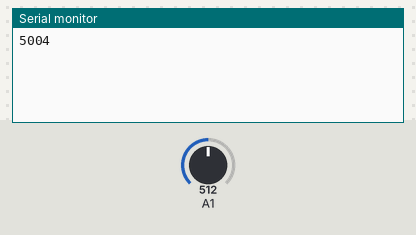
Bench run of a sketch on a simulated Arduino Uno, built with avr-gcc and run on an emulated ATmega328P. On the bench: the last lines printed to the serial monitor. The inputs (shaded band) are chosen by the test bench; at power-on: A1 = 512.

Above: at 1.8 s.
1.9 s: A1 set to 716
At 2.8 s:
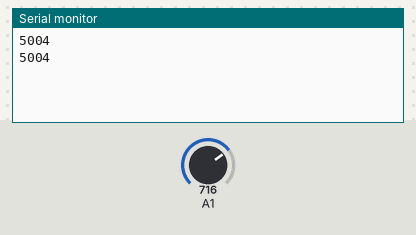
3.4 s: A1 set to 900
At 4.4 s:
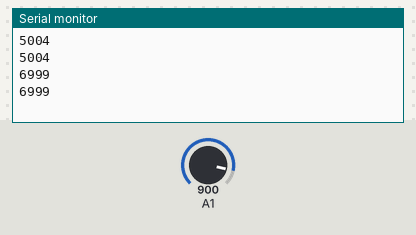
Timing chart, 0 to 6.4 s (numbered marks = the images above; inputs shaded):
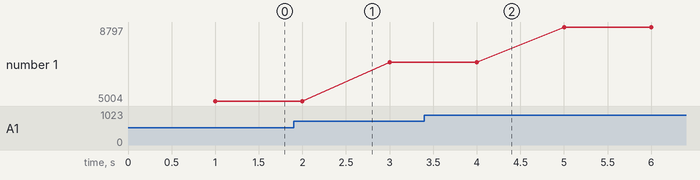

Measured:
- plotted number 1: 5004 → 6999 after the input at 1.9 s, 6999 → 8797 after the input at 3.4 s

The sketch:

potentiometer_value_read.ino
```cpp
void setup() {
 pinMode(A1,INPUT);
 Serial.begin(9600);
 int s;
  int a=map (s,0,1023 ,0,10000);
}

void loop() {

  int s=analogRead(A1);
  delay(1000);

    int a=map (s,0,1023 ,0,10000); //FOR RESISTANCE
Serial.println(a);
}
```
